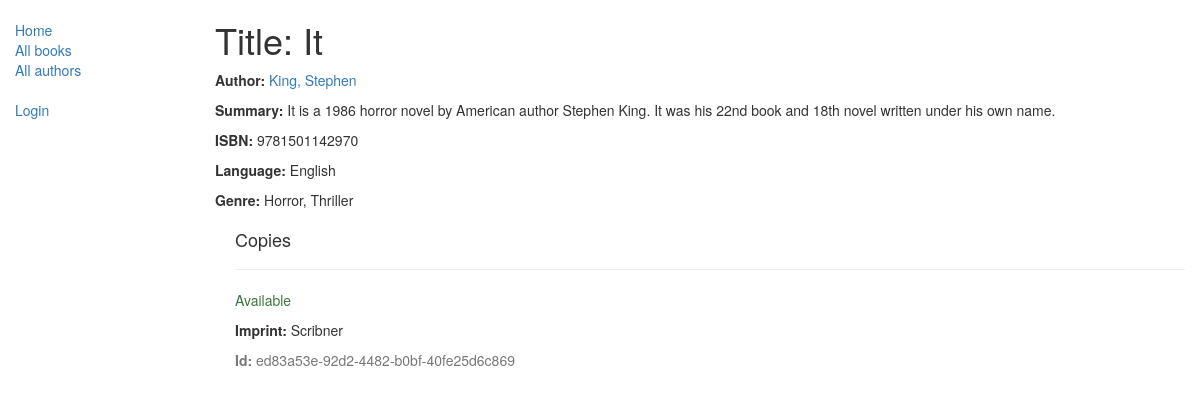
/catalog/book/1, run on the app's committed database.
### catalog/models.py (models this page shows, shortened)
class Book(models.Model):
    title = models.CharField(max_length=200)
    author = models.ForeignKey('Author', on_delete=models.SET_NULL, null=True)
    summary = models.TextField(max_length=1000, help_text="Enter a brief description of the book")
    isbn = models.CharField('ISBN',max_length=13, help_text='13 Character <a href="https://www.isbn-international.org/content/what-isbn">ISBN number</a>')
    genre = models.ManyToManyField(Genre, help_text="Select a genre for this book")
    language = models.ForeignKey('Language', on_delete=models.SET_NULL, null=True)

class Author(models.Model):
    first_name = models.CharField(max_length=100)
    last_name = models.CharField(max_length=100)
    date_of_birth = models.DateField(null=True, blank=True)
    date_of_death = models.DateField('died', null=True, blank=True)
    class Meta:
        ordering = ["last_name","first_name"]
    def __str__(self):
        return '{0}, {1}'.format(self.last_name,self.first_name)

class Language(models.Model):
    name = models.CharField(max_length=200, help_text="Enter a the book's natural language (e.g. English, French, Japanese etc.)")
    def __str__(self):
        return self.name

class Genre(models.Model):
    name = models.CharField(max_length=200, help_text="Enter a book genre (e.g. Science Fiction, French Poetry etc.)")
    def __str__(self):
        return self.name

class BookInstance(models.Model):
    id = models.UUIDField(primary_key=True, default=uuid.uuid4, help_text="Unique ID for this particular book across whole library")
    book = models.ForeignKey('Book', on_delete=models.SET_NULL, null=True)
    imprint = models.CharField(max_length=200)
    due_back = models.DateField(null=True, blank=True)
    borrower = models.ForeignKey(User, on_delete=models.SET_NULL, null=True, blank=True)
    LOAN_STATUS = (
        ('d', 'Maintenance'),
        ('o', 'On loan'),
        ('a', 'Available'),
        ('r', 'Reserved'),
    )
    status= models.CharField(max_length=1, choices=LOAN_STATUS, blank=True, default='d', help_text='Book availability')
    class Meta:
        ordering = ["due_back"]
        permissions = (("can_mark_returned", "Set book as returned"),)

### catalog/views.py (the view)
# urls.py: path('book/<int:pk>', views.BookDetailView.as_view(), name='book-detail'),
class BookDetailView(generic.DetailView):
    model = Book

### catalog/templates/catalog/book_detail.html (shortened to what this page needs)
{% extends "base_generic.html" %}
{% block content %}
  <h1>Title: {{ book.title }}</h1>
  <p><strong>Author:</strong> <a href="{% url 'author-detail' book.author.pk %}">{{ book.author }}</a></p>
  <p><strong>Summary:</strong> {{ book.summary }}</p>
  <p><strong>ISBN:</strong> {{ book.isbn }}</p>
  <p><strong>Language:</strong> {{ book.language }}</p>
  <p><strong>Genre:</strong> {% for genre in book.genre.all %} {{ genre }}{% if not forloop.last %}, {% endif %}{% endfor %}</p>
  <div style="margin-left:20px;margin-top:20px">
    <h4>Copies</h4>
    {% for copy in book.bookinstance_set.all %}
    <hr>
    <p class="{% if copy.status == 'a' %}text-success{% elif copy.status == 'm' %}text-danger{% else %}text-warning{% endif %}">{{ copy.get_status_display }}</p>
    <p><strong>Imprint:</strong> {{copy.imprint}}</p>
    <p class="text-muted"><strong>Id:</strong> {{copy.id}}</p>
    {% endfor %}
  </div>
{% endblock %}

### catalog/templates/base_generic.html (shortened to what this page needs)
<!DOCTYPE html>
<html lang="en">
<head>
  <link rel="stylesheet" href="https://maxcdn.bootstrapcdn.com/bootstrap/3.3.7/css/bootstrap.min.css">
  {% load static %}
  <link rel="stylesheet" href="{% static 'css/styles.css' %}">
</head>
<body>
<div class="container-fluid">
<div class="row">
  <div class="col-sm-2">
  {% block sidebar %}
  <ul class="sidebar-nav">
    <li><a href="{% url 'index' %}">Home</a></li>
    <li><a href="{% url 'books' %}">All books</a></li>
    <li><a href="{% url 'authors' %}">All authors</a></li>
  </ul>
  <ul class="sidebar-nav">
   {% if user.is_authenticated %}
     <li>User: {{ user.get_username }}</li>
     <li><a href="{% url 'my-borrowed' %}">My Borrowed</a></li>
     <li><a href="{% url 'logout'%}?next={{request.path}}">Logout</a></li>
   {% else %}
     <li><a href="{% url 'login'%}?next={{request.path}}">Login</a></li>
   {% endif %}
  </ul>
{% endblock %}
  </div>
  <div class="col-sm-10 ">
  {% block content %}{% endblock %}
  </div>
</div>
</div>
</body>
</html>

### catalog/static/css/styles.css (style rules this page uses)
.sidebar-nav { margin-top: 20px; padding: 0; list-style: none; }

### data on the page
Book: title "It", author "King, Stephen", summary "It is a 1986 horror novel by American author Stephen King. It was his 22nd book and 18th novel written under his own name.", isbn "9781501142970", language "English"
Genre: name "Horror"
Genre: name "Thriller"
BookInstance: status "Available", imprint "Scribner", id "ed83a53e-92d2-4482-b0bf-40fe25d6c869"
